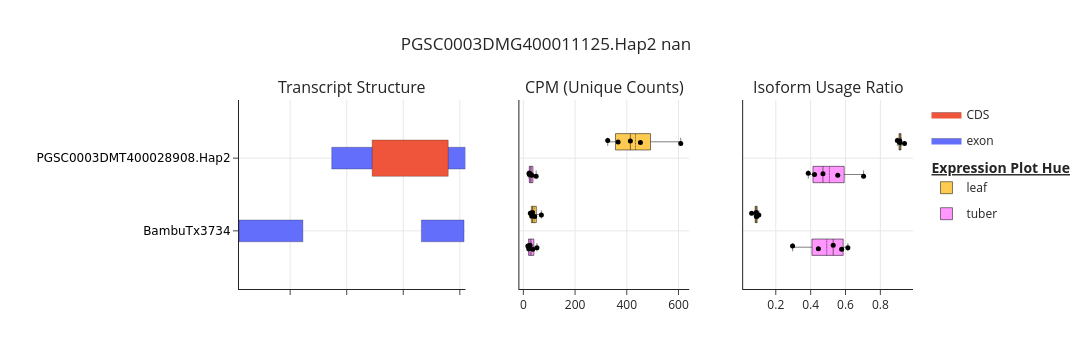
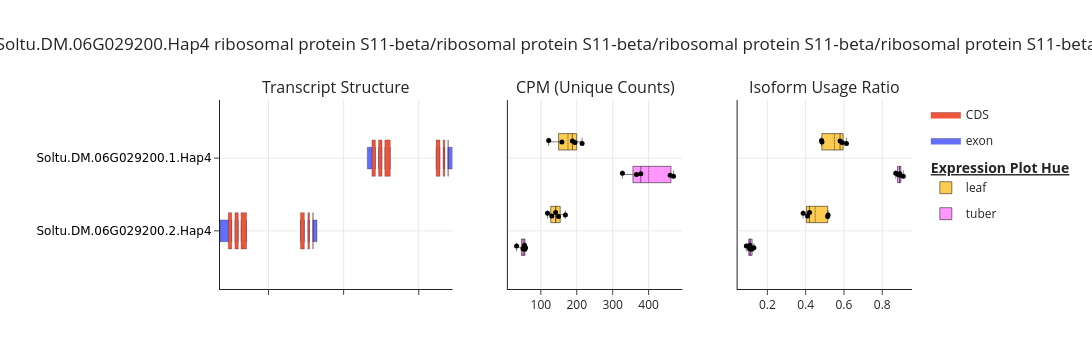
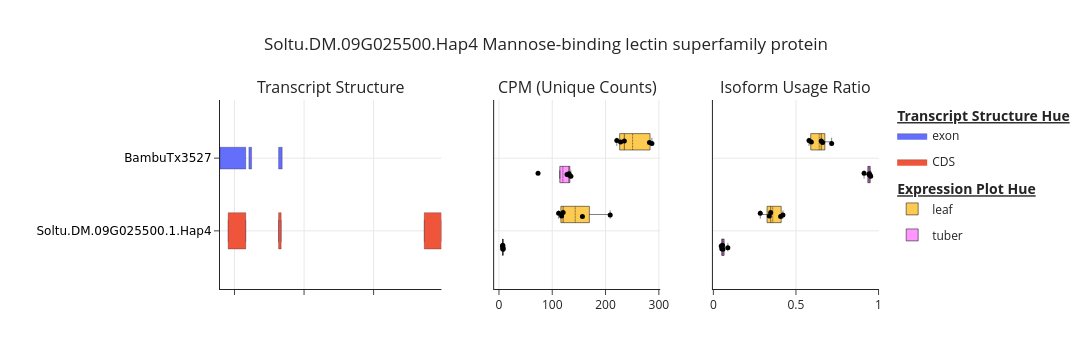
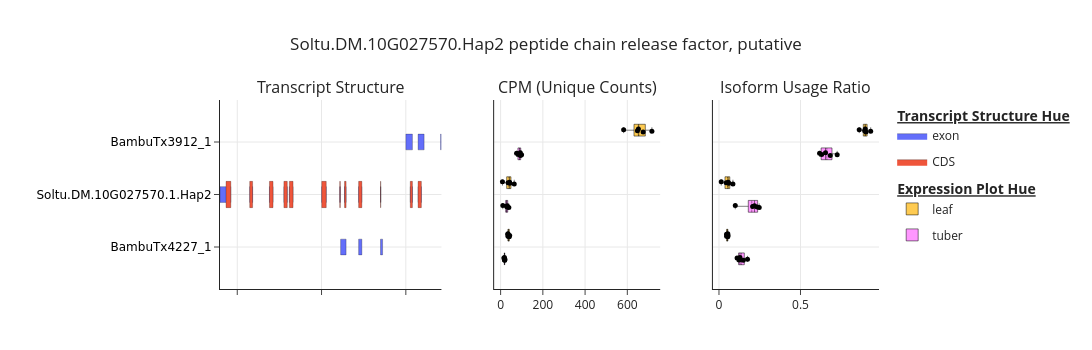

The cell these charts' notebook holds for them, in order:
### Code cell
figures = poly.plot_differential_isoform_usage(
    results_df=DIU_plotting_result,
    annotation_df=annotation_pl,
    fdr_threshold=0.05,
    ratio_difference_threshold=0.2
)
